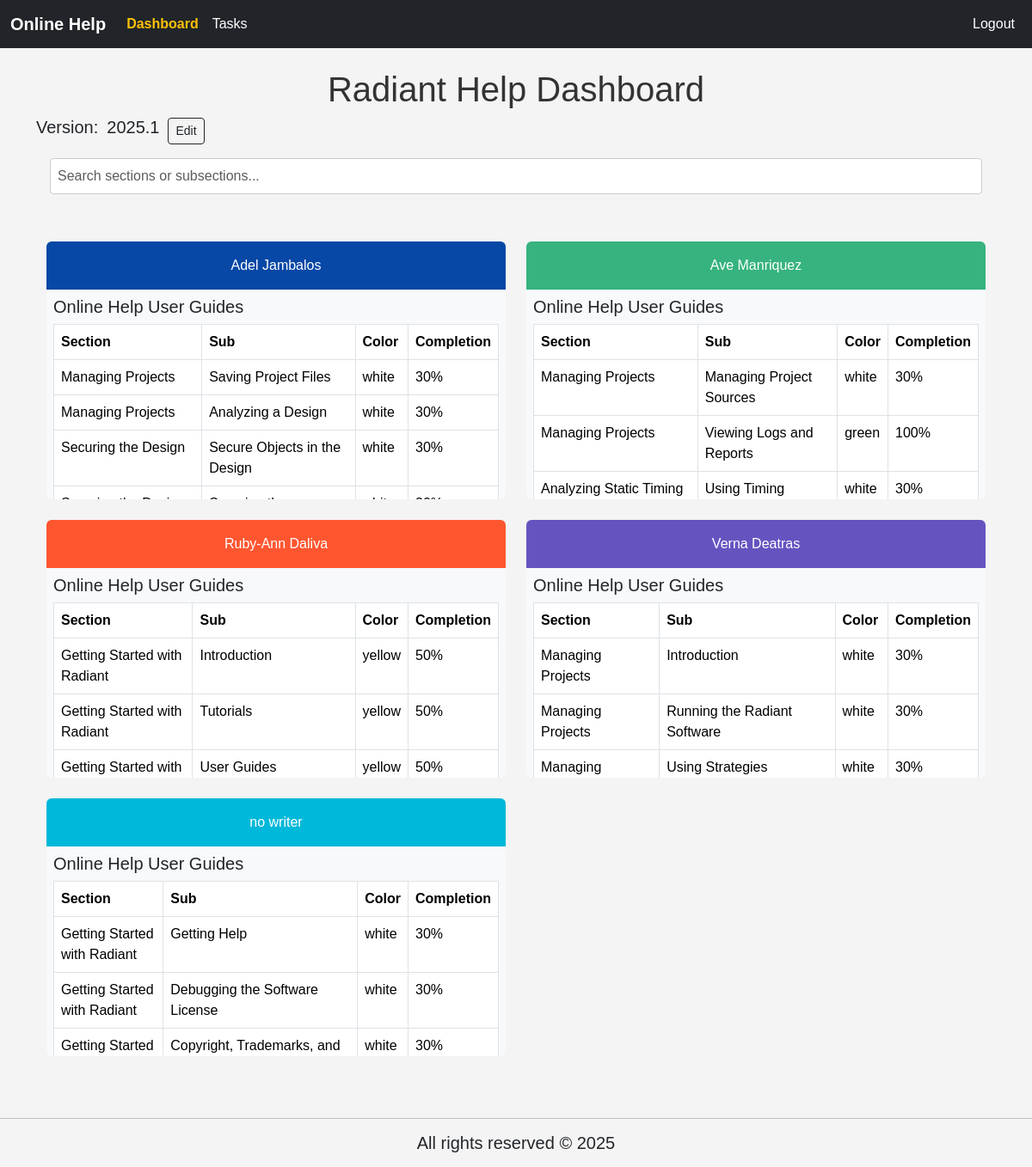
The app's page /online_help/ (signed in) with its own data.
### online_help/models.py (models this page shows, shortened)
class Version(models.Model):
    number = models.CharField(max_length=20)
    updated_at = models.DateTimeField(auto_now=True)

class Writers(models.Model):
    writer_name = models.CharField(max_length=255)

class Task(models.Model):
    document = models.CharField(max_length=255)
    section = models.CharField(max_length=255)
    sub_section = models.CharField(max_length=255)
    comments = models.TextField()
    SME = models.CharField(max_length=255, blank=True, null=True)
    color = models.CharField(max_length=50)
    completion = models.CharField(max_length=100, default='0%')
    created_at = models.DateTimeField(auto_now_add=True)  # Add this line

class TaskWriter(models.Model):
    task = models.ForeignKey(Task, on_delete=models.CASCADE)
    writer = models.ForeignKey(Writers, on_delete=models.CASCADE)
    class Meta:
        unique_together = ('task', 'writer')

### online_help/views.py (the view)
# urls.py: path('', views.home_test, name='home_test'),
@login_required
def home_test(request):
    writers = Writers.objects.annotate(
        sort_name=Coalesce('writer_name', Value('zzz'))  # 'zzz' ensures nulls go last
    ).order_by('sort_name')
    task_writers = TaskWriter.objects.select_related('task', 'writer')
    writer_tasks_grouped = {}
    color_classes = [
        "color-blue", "color-green", "color-red", "color-purple",
        "color-cyan", "color-orange", "color-teal", "color-yellow"
    ]
    writer_color_classes = {}
    for i, writer in enumerate(writers):
        writer_color_classes[writer.pk] = color_classes[i % len(color_classes)]
        grouped_by_doc = defaultdict(list)
        for tw in task_writers:
            if tw.writer_id == writer.pk:
                grouped_by_doc[tw.task.document].append(tw)
        writer_tasks_grouped[writer.pk] = dict(grouped_by_doc)
    version = Version.objects.first()
    ctx = {
        'writers': writers,
        'writer_tasks_grouped': writer_tasks_grouped,
        'writer_color_classes': writer_color_classes,
        'version': version,
        'can_edit': request.user.is_authenticated and (request.user.is_superuser or request.user.is_staff),
    }
    return render(request, 'online_help/home_test.html', ctx)

### online_help/templatetags/custom_filters.py (called while the page is built)
@register.filter
def get_item(dictionary, key):
    return dictionary.get(key)

### online_help/templates/online_help/home_test.html (shortened to what this page needs)
{% extends 'online_help/base.html' %}
{% block content %}
{% load static custom_filters %}
<link rel="stylesheet" href="{% static 'css/home.css' %}">
<h1>Radiant Help Dashboard</h1>
<div style="display: flex; align-items: center; gap: 10px;">
  <h5>Version:</h5>
  <h5 id="version-text">{{ version.number }}</h5>
  {% if can_edit %}
    <button class="btn btn-outline-dark btn-sm" onclick="toggleEdit()">Edit</button>
  {% endif %}
</div>
<div class="p-3" style="position: sticky; top: 30px; z-index: 1000;">
    <input type="text" id="searchInput" class="form-control" placeholder="Search sections or subsections..." onkeyup="filterContent()">
</div>
<div class="container mt-4">
    <div class="row">
        {% for writer in writers %}
            <div class="col-md-6 mb-4">
                <div class="bg-light rounded scroll-box">
                  <div class="p-3 text-white text-center {{ writer_color_classes|get_item:writer.pk }}">
                        <p class="m-0">
                            <a href="{% url 'online_help:per_user_test' writer.pk %}" class="hover-link">{{ writer.writer_name }}</a>
                        </p>
                    </div>
                    <div class="p-2">
                        {% with writer_tasks_grouped|get_item:writer.pk as documents %}
                            {% if documents %}
                                {% for document, tasks in documents.items %}
                                    <h5>{{ document }}</h5>
                                    <table class="table table-bordered mb-3">
                                        <thead class="thead-light">
                                            <tr>
                                                <th>Section</th>
                                                <th>Sub</th>
                                                <th>Color</th>
                                                <th>Completion</th>
                                            </tr>
                                        </thead>
                                        <tbody>
                                            {% for tk in tasks %}
                                                <tr>
                                                    <td>{{ tk.task.section }}</td>
                                                    <td>
                                                        <a href="{% url 'online_help:per_subsection_test' tk.writer.pk tk.task.pk %}" class="hover-link">
                                                            {{ tk.task.sub_section }}
                                                        </a>
                                                    </td>
                                                    <td>{{ tk.task.color }}</td>
                                                    <td>{{ tk.task.completion }}</td>
                                                </tr>
                                            {% endfor %}
                                        </tbody>
                                    </table>
                                {% endfor %}
                            {% else %}
                                <p>No tasks assigned.</p>
                            {% endif %}
                        {% endwith %}
                    </div>
                </div>
            </div>
        {% endfor %}
    </div>
</div>
{% endblock %}

### online_help/static/css/base.css (style rules this page uses)
body { background-color: #f4f4f4 !important; font-family: Arial, sans-serif; }
h1 { color: #333; text-align: center; margin-top: 20px; }

### online_help/static/css/home.css (style rules this page uses)
body { background-color: #f4f4f4 !important; font-family: Arial, sans-serif; }
.scroll-box { max-height: 300px; overflow-y: auto; }
.hover-link { color: inherit; text-decoration: none; }
#searchInput { margin-bottom: 15px; padding: 8px; width: 100%; border: 1px solid #ccc; border-radius: 4px; }
.color-blue { background-color: #0747a6; }
.color-green { background-color: #36B37E; }
.color-red { background-color: #FF5630; }
.color-purple { background-color: #6554C0; }
.color-cyan { background-color: #00B8D9; }

### records on screen
Version: number "2025.1"
Writers: writer_name "Adel Jambalos"
Task: documents "Online Help User Guides"
TaskWriter: task.section "Managing Projects", task.sub_section "Saving Project Files", task.color "white", task.completion "30%"
TaskWriter: task.section "Managing Projects", task.sub_section "Analyzing a Design", task.color "white", task.completion "30%"
TaskWriter: task.section "Securing the Design", task.sub_section "Secure Objects in the Design", task.color "white", task.completion "30%"
Writers: writer_name "Ave Manriquez"
TaskWriter: document "Online Help User Guides", task.section "Managing Projects", task.sub_section "Managing Project Sources", task.color "white", task.completion "30%"
TaskWriter: task.section "Managing Projects", task.sub_section "Viewing Logs and Reports", task.color "green", task.completion "100%"
TaskWriter: task.section "Analyzing Static Timing", task.sub_section "Using Timing…", task.color "white", task.completion "30%"
Writers: writer_name "Ruby-Ann Daliva"
TaskWriter: document "Online Help User Guides", task.section "Getting Started with Radiant", task.sub_section "Introduction", task.color "yellow", task.completion "50%"
TaskWriter: task.section "Getting Started with Radiant", task.sub_section "Tutorials", task.color "yellow", task.completion "50%"
TaskWriter: task.section "Getting Started with…", task.sub_section "User Guides", task.color "yellow", task.completion "50%"
Writers: writer_name "Verna Deatras"
Task: documents "Online Help User Guides"
TaskWriter: task.section "Managing Projects", task.sub_section "Introduction", task.color "white", task.completion "30%"
TaskWriter: task.section "Managing Projects", task.sub_section "Running the Radiant Software", task.color "white", task.completion "30%"
TaskWriter: task.section "Managing…", task.sub_section "Using Strategies", task.color "white", task.completion "30%"
Writers: writer_name "no writer"
Task: documents "Online Help User Guides"
TaskWriter: task.section "Getting Started with Radiant", task.sub_section "Getting Help", task.color "white", task.completion "30%"
TaskWriter: task.section "Getting Started with Radiant", task.sub_section "Debugging the Software License", task.color "white", task.completion "30%"
TaskWriter: task.section "Getting Started…", task.sub_section "Copyright, Trademarks, and…", task.color "white", task.completion "30%"
